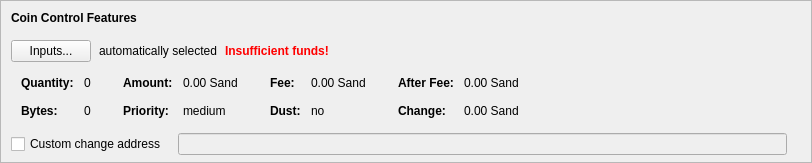
    <widget class="QFrame" name="frameCoinControl">
     <property name="sizePolicy">
      <sizepolicy hsizetype="Expanding" vsizetype="Expanding">
       <horstretch>0</horstretch>
       <verstretch>0</verstretch>
      </sizepolicy>
     </property>
     <property name="maximumSize">
      <size>
       <width>16777215</width>
       <height>16777215</height>
      </size>
     </property>
     <property name="frameShape">
      <enum>QFrame::StyledPanel</enum>
     </property>
     <property name="frameShadow">
      <enum>QFrame::Sunken</enum>
     </property>
     <layout class="QVBoxLayout" name="verticalLayoutCoinControl2">
      <property name="spacing">
       <number>0</number>
      </property>
      <property name="leftMargin">
       <number>0</number>
      </property>
      <property name="topMargin">
       <number>0</number>
      </property>
      <property name="rightMargin">
       <number>0</number>
      </property>
      <property name="bottomMargin">
       <number>6</number>
      </property>
      <item>
       <layout class="QVBoxLayout" name="verticalLayoutCoinControl" stretch="0,0,0,0,1">
        <property name="spacing">
         <number>0</number>
        </property>
        <property name="leftMargin">
         <number>10</number>
        </property>
        <property name="topMargin">
         <number>10</number>
        </property>
        <item>
         <layout class="QHBoxLayout" name="horizontalLayoutCoinControl1">
          <property name="bottomMargin">
           <number>15</number>
          </property>
          <item>
           <widget class="QLabel" name="labelCoinControlFeatures">
            <property name="sizePolicy">
             <sizepolicy hsizetype="Preferred" vsizetype="Maximum">
              <horstretch>0</horstretch>
              <verstretch>0</verstretch>
             </sizepolicy>
            </property>
            <property name="font">
             <font>
              <weight>75</weight>
              <bold>true</bold>
             </font>
            </property>
            <property name="styleSheet">
             <string notr="true">font-weight:bold;</string>
            </property>
            <property name="text">
             <string>Coin Control Features</string>
            </property>
           </widget>
          </item>
         </layout>
        </item>
        <item>
         <layout class="QHBoxLayout" name="horizontalLayoutCoinControl2" stretch="0,0,0,0">
          <property name="spacing">
           <number>8</number>
          </property>
          <property name="bottomMargin">
           <number>10</number>
          </property>
          <item>
           <widget class="QPushButton" name="pushButtonCoinControl">
            <property name="styleSheet">
             <string notr="true"/>
            </property>
            <property name="text">
             <string>Inputs...</string>
            </property>
            <property name="autoDefault">
             <bool>false</bool>
            </property>
           </widget>
          </item>
          <item>
           <widget class="QLabel" name="labelCoinControlAutomaticallySelected">
            <property name="text">
             <string>automatically selected</string>
            </property>
            <property name="margin">
             <number>5</number>
            </property>
           </widget>
          </item>
          <item>
           <widget class="QLabel" name="labelCoinControlInsuffFunds">
            <property name="font">
             <font>
              <weight>75</weight>
              <bold>true</bold>
             </font>
            </property>
            <property name="styleSheet">
             <string notr="true">color:red;font-weight:bold;</string>
            </property>
            <property name="text">
             <string>Insufficient funds!</string>
            </property>
            <property name="margin">
             <number>5</number>
            </property>
           </widget>
          </item>
          <item>
           <spacer name="horizontalSpacerCoinControl">
            <property name="orientation">
             <enum>Qt::Horizontal</enum>
            </property>
            <property name="sizeHint" stdset="0">
             <size>
              <width>40</width>
              <height>1</height>
             </size>
            </property>
           </spacer>
          </item>
         </layout>
        </item>
        <item>
         <widget class="QWidget" name="widgetCoinControl" native="true">
          <property name="sizePolicy">
           <sizepolicy hsizetype="Preferred" vsizetype="Preferred">
            <horstretch>0</horstretch>
            <verstretch>0</verstretch>
           </sizepolicy>
          </property>
          <property name="minimumSize">
           <size>
            <width>0</width>
            <height>0</height>
           </size>
          </property>
          <property name="styleSheet">
           <string notr="true"/>
          </property>
          <layout class="QHBoxLayout" name="horizontalLayoutCoinControl5">
           <property name="leftMargin">
            <number>0</number>
           </property>
           <property name="topMargin">
            <number>0</number>
           </property>
           <property name="rightMargin">
            <number>0</number>
           </property>
           <property name="bottomMargin">
            <number>0</number>
           </property>
           <item>
            <layout class="QHBoxLayout" name="horizontalLayoutCoinControl3" stretch="0,0,0,1">
             <property name="spacing">
              <number>20</number>
             </property>
             <property name="topMargin">
              <number>0</number>
             </property>
             <property name="bottomMargin">
              <number>10</number>
             </property>
             <item>
              <layout class="QFormLayout" name="formLayoutCoinControl1">
               <property name="horizontalSpacing">
                <number>10</number>
               </property>
               <property name="verticalSpacing">
                <number>14</number>
               </property>
               <property name="leftMargin">
                <number>10</number>
               </property>
               <property name="topMargin">
                <number>4</number>
               </property>
               <property name="rightMargin">
                <number>6</number>
               </property>
               <item row="0" column="0">
                <widget class="QLabel" name="labelCoinControlQuantityText">
                 <property name="font">
                  <font>
                   <weight>75</weight>
                   <bold>true</bold>
                  </font>
                 </property>
                 <property name="text">
                  <string>Quantity:</string>
                 </property>
                 <property name="margin">
                  <number>0</number>
                 </property>
                </widget>
               </item>
               <item row="0" column="1">
                <widget class="QLabel" name="labelCoinControlQuantity">
                 <property name="cursor">
                  <cursorShape>IBeamCursor</cursorShape>
                 </property>
                 <property name="contextMenuPolicy">
                  <enum>Qt::ActionsContextMenu</enum>
                 </property>
                 <property name="text">
                  <string notr="true">0</string>
                 </property>
                 <property name="margin">
                  <number>0</number>
                 </property>
                 <property name="textInteractionFlags">
                  <set>Qt::LinksAccessibleByMouse|Qt::TextSelectableByKeyboard|Qt::TextSelectableByMouse</set>
                 </property>
                </widget>
               </item>
               <item row="1" column="0">
                <widget class="QLabel" name="labelCoinControlBytesText">
                 <property name="font">
                  <font>
                   <weight>75</weight>
                   <bold>true</bold>
                  </font>
                 </property>
                 <property name="text">
                  <string>Bytes:</string>
                 </property>
                </widget>
               </item>
               <item row="1" column="1">
                <widget class="QLabel" name="labelCoinControlBytes">
                 <property name="cursor">
                  <cursorShape>IBeamCursor</cursorShape>
                 </property>
                 <property name="contextMenuPolicy">
                  <enum>Qt::ActionsContextMenu</enum>
                 </property>
                 <property name="text">
                  <string notr="true">0</string>
                 </property>
                 <property name="textInteractionFlags">
                  <set>Qt::LinksAccessibleByMouse|Qt::TextSelectableByKeyboard|Qt::TextSelectableByMouse</set>
                 </property>
                </widget>
               </item>
              </layout>
             </item>
             <item>
              <layout class="QFormLayout" name="formLayoutCoinControl2">
               <property name="horizontalSpacing">
                <number>10</number>
               </property>
               <property name="verticalSpacing">
                <number>14</number>
               </property>
               <property name="leftMargin">
                <number>6</number>
               </property>
               <property name="topMargin">
                <number>4</number>
               </property>
               <property name="rightMargin">
                <number>6</number>
               </property>
               <item row="0" column="0">
                <widget class="QLabel" name="labelCoinControlAmountText">
                 <property name="font">
                  <font>
                   <weight>75</weight>
                   <bold>true</bold>
                  </font>
                 </property>
                 <property name="text">
                  <string>Amount:</string>
                 </property>
                 <property name="margin">
                  <number>0</number>
                 </property>
                </widget>
               </item>
               <item row="0" column="1">
                <widget class="QLabel" name="labelCoinControlAmount">
                 <property name="cursor">
                  <cursorShape>IBeamCursor</cursorShape>
                 </property>
                 <property name="contextMenuPolicy">
                  <enum>Qt::ActionsContextMenu</enum>
                 </property>
                 <property name="text">
                  <string notr="true">0.00 Sand</string>
                 </property>
                 <property name="textInteractionFlags">
                  <set>Qt::LinksAccessibleByMouse|Qt::TextSelectableByKeyboard|Qt::TextSelectableByMouse</set>
                 </property>
                </widget>
               </item>
               <item row="1" column="0">
                <widget class="QLabel" name="labelCoinControlPriorityText">
                 <property name="font">
                  <font>
                   <weight>75</weight>
                   <bold>true</bold>
                  </font>
                 </property>
                 <property name="text">
                  <string>Priority:</string>
                 </property>
                </widget>
               </item>
               <item row="1" column="1">
                <widget class="QLabel" name="labelCoinControlPriority">
                 <property name="cursor">
                  <cursorShape>IBeamCursor</cursorShape>
                 </property>
                 <property name="contextMenuPolicy">
                  <enum>Qt::ActionsContextMenu</enum>
                 </property>
                 <property name="text">
                  <string notr="true">medium</string>
                 </property>
                 <property name="textInteractionFlags">
                  <set>Qt::LinksAccessibleByMouse|Qt::TextSelectableByKeyboard|Qt::TextSelectableByMouse</set>
                 </property>
                </widget>
               </item>
              </layout>
             </item>
             <item>
              <layout class="QFormLayout" name="formLayoutCoinControl3">
               <property name="horizontalSpacing">
                <number>10</number>
               </property>
               <property name="verticalSpacing">
                <number>14</number>
               </property>
               <property name="leftMargin">
                <number>6</number>
               </property>
               <property name="topMargin">
                <number>4</number>
               </property>
               <property name="rightMargin">
                <number>6</number>
               </property>
               <item row="0" column="0">
                <widget class="QLabel" name="labelCoinControlFeeText">
                 <property name="font">
                  <font>
                   <weight>75</weight>
                   <bold>true</bold>
                  </font>
                 </property>
                 <property name="text">
                  <string>Fee:</string>
                 </property>
                 <property name="margin">
                  <number>0</number>
                 </property>
                </widget>
               </item>
               <item row="0" column="1">
                <widget class="QLabel" name="labelCoinControlFee">
                 <property name="cursor">
                  <cursorShape>IBeamCursor</cursorShape>
                 </property>
                 <property name="contextMenuPolicy">
                  <enum>Qt::ActionsContextMenu</enum>
                 </property>
                 <property name="text">
                  <string notr="true">0.00 Sand</string>
                 </property>
                 <property name="textInteractionFlags">
                  <set>Qt::LinksAccessibleByMouse|Qt::TextSelectableByKeyboard|Qt::TextSelectableByMouse</set>
                 </property>
                </widget>
               </item>
               <item row="1" column="0">
                <widget class="QLabel" name="labelCoinControlLowOutputText">
                 <property name="font">
                  <font>
                   <weight>75</weight>
                   <bold>true</bold>
                  </font>
                 </property>
                 <property name="text">
                  <string>Dust:</string>
                 </property>
                </widget>
               </item>
               <item row="1" column="1">
                <widget class="QLabel" name="labelCoinControlLowOutput">
                 <property name="cursor">
                  <cursorShape>IBeamCursor</cursorShape>
                 </property>
                 <property name="contextMenuPolicy">
                  <enum>Qt::ActionsContextMenu</enum>
                 </property>
                 <property name="text">
                  <string notr="true">no</string>
                 </property>
                 <property name="textInteractionFlags">
                  <set>Qt::LinksAccessibleByMouse|Qt::TextSelectableByKeyboard|Qt::TextSelectableByMouse</set>
                 </property>
                </widget>
               </item>
              </layout>
             </item>
             <item>
              <layout class="QFormLayout" name="formLayoutCoinControl4">
               <property name="horizontalSpacing">
                <number>10</number>
               </property>
               <property name="verticalSpacing">
                <number>14</number>
               </property>
               <property name="leftMargin">
                <number>6</number>
               </property>
               <property name="topMargin">
                <number>4</number>
               </property>
               <property name="rightMargin">
                <number>6</number>
               </property>
               <item row="0" column="0">
                <widget class="QLabel" name="labelCoinControlAfterFeeText">
                 <property name="font">
                  <font>
                   <weight>75</weight>
                   <bold>true</bold>
                  </font>
                 </property>
                 <property name="text">
                  <string>After Fee:</string>
                 </property>
                 <property name="margin">
                  <number>0</number>
                 </property>
                </widget>
               </item>
               <item row="0" column="1">
                <widget class="QLabel" name="labelCoinControlAfterFee">
                 <property name="cursor">
                  <cursorShape>IBeamCursor</cursorShape>
                 </property>
                 <property name="contextMenuPolicy">
                  <enum>Qt::ActionsContextMenu</enum>
                 </property>
                 <property name="text">
                  <string notr="true">0.00 Sand</string>
                 </property>
                 <property name="textInteractionFlags">
                  <set>Qt::LinksAccessibleByMouse|Qt::TextSelectableByKeyboard|Qt::TextSelectableByMouse</set>
                 </property>
                </widget>
               </item>
               <item row="1" column="0">
                <widget class="QLabel" name="labelCoinControlChangeText">
                 <property name="font">
                  <font>
                   <weight>75</weight>
                   <bold>true</bold>
                  </font>
                 </property>
                 <property name="text">
                  <string>Change:</string>
                 </property>
                </widget>
               </item>
               <item row="1" column="1">
                <widget class="QLabel" name="labelCoinControlChange">
                 <property name="cursor">
                  <cursorShape>IBeamCursor</cursorShape>
                 </property>
                 <property name="contextMenuPolicy">
                  <enum>Qt::ActionsContextMenu</enum>
                 </property>
                 <property name="text">
                  <string notr="true">0.00 Sand</string>
                 </property>
                 <property name="textInteractionFlags">
                  <set>Qt::LinksAccessibleByMouse|Qt::TextSelectableByKeyboard|Qt::TextSelectableByMouse</set>
                 </property>
                </widget>
               </item>
              </layout>
             </item>
            </layout>
           </item>
          </layout>
         </widget>
        </item>
        <item>
         <layout class="QHBoxLayout" name="horizontalLayoutCoinControl4" stretch="0,0,0">
          <property name="spacing">
           <number>12</number>
          </property>
          <property name="sizeConstraint">
           <enum>QLayout::SetDefaultConstraint</enum>
          </property>
          <property name="topMargin">
           <number>5</number>
          </property>
          <property name="rightMargin">
           <number>5</number>
          </property>
          <item>
           <widget class="QCheckBox" name="checkBoxCoinControlChange">
            <property name="toolTip">
             <string>If this is activated, but the change address is empty or invalid, change will be sent to a newly generated address.</string>
            </property>
            <property name="text">
             <string>Custom change address</string>
            </property>
           </widget>
          </item>
          <item>
           <widget class="QValidatedLineEdit" name="lineEditCoinControlChange">
            <property name="enabled">
             <bool>false</bool>
            </property>
            <property name="sizePolicy">
             <sizepolicy hsizetype="Expanding" vsizetype="Fixed">
              <horstretch>0</horstretch>
              <verstretch>0</verstretch>
             </sizepolicy>
            </property>
           </widget>
          </item>
          <item>
           <widget class="QLabel" name="labelCoinControlChangeLabel">
            <property name="sizePolicy">
             <sizepolicy hsizetype="Preferred" vsizetype="Expanding">
              <horstretch>0</horstretch>
              <verstretch>0</verstretch>
             </sizepolicy>
            </property>
            <property name="minimumSize">
             <size>
              <width>0</width>
              <height>0</height>
             </size>
            </property>
            <property name="text">
             <string/>
            </property>
            <property name="margin">
             <number>3</number>
            </property>
           </widget>
          </item>
         </layout>
        </item>
        <item>
         <spacer name="verticalSpacerCoinControl">
          <property name="orientation">
           <enum>Qt::Vertical</enum>
          </property>
          <property name="sizeHint" stdset="0">
           <size>
            <width>800</width>
            <height>1</height>
           </size>
          </property>
         </spacer>
        </item>
       </layout>
      </item>
     </layout>
    </widget>
